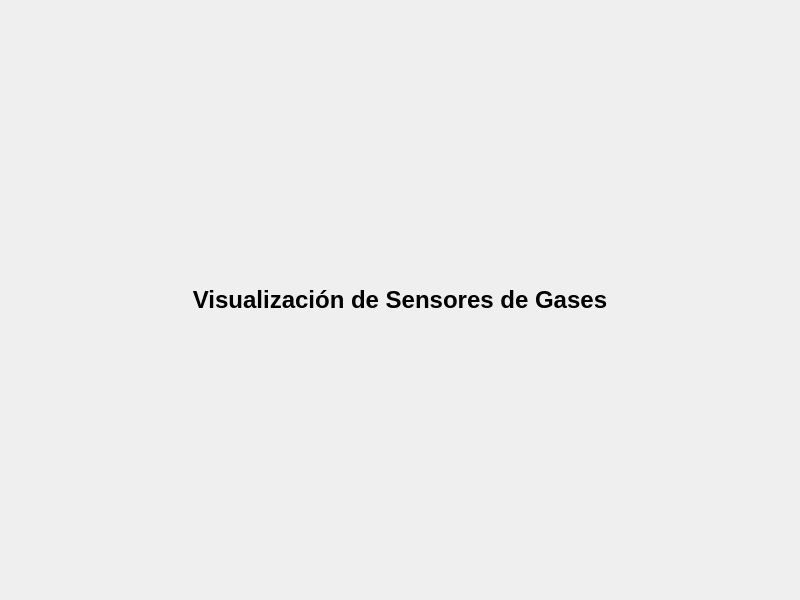
<?xml version="1.0" encoding="UTF-8"?>
<ui version="4.0">
 <class>GasSensorsTab</class>
 <widget class="QWidget" name="GasSensorsTab">
  <property name="geometry">
   <rect>
    <x>0</x>
    <y>0</y>
    <width>800</width>
    <height>600</height>
   </rect>
  </property>
  <layout class="QVBoxLayout" name="verticalLayout">
   <item>
    <widget class="QLabel" name="label">
     <property name="font">
      <font>
       <pointsize>18</pointsize>
       <bold>true</bold>
      </font>
     </property>
     <property name="text">
      <string>Visualización de Sensores de Gases</string>
     </property>
     <property name="alignment">
      <set>Qt::AlignCenter</set>
     </property>
    </widget>
   </item>
  </layout>
 </widget>
 <resources/>
 <connections/>
</ui>
